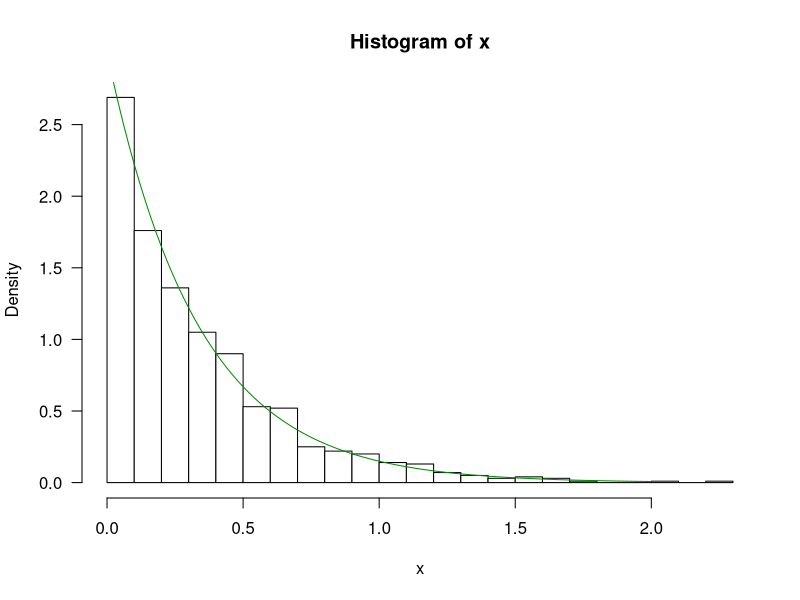
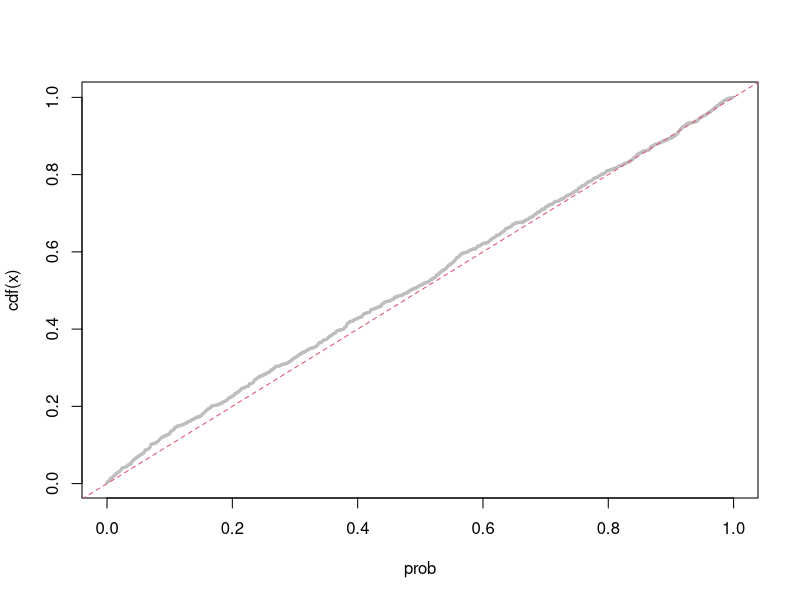
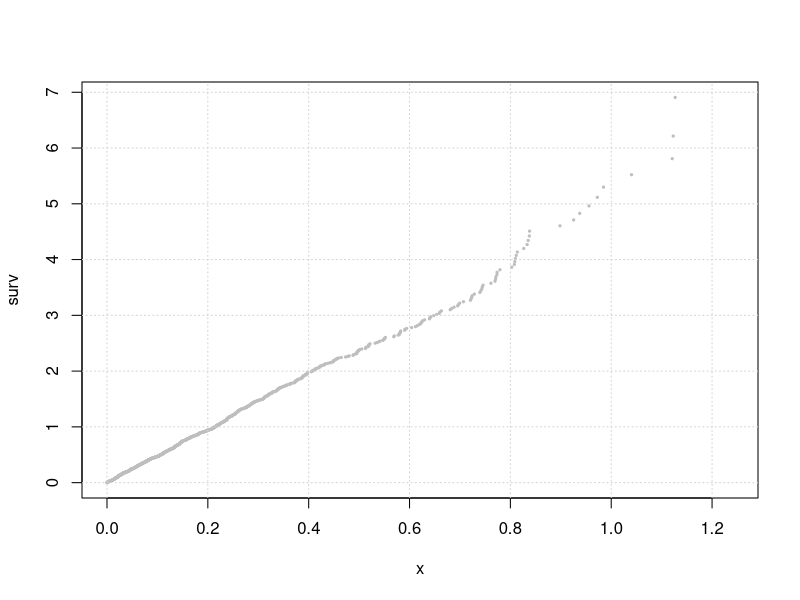
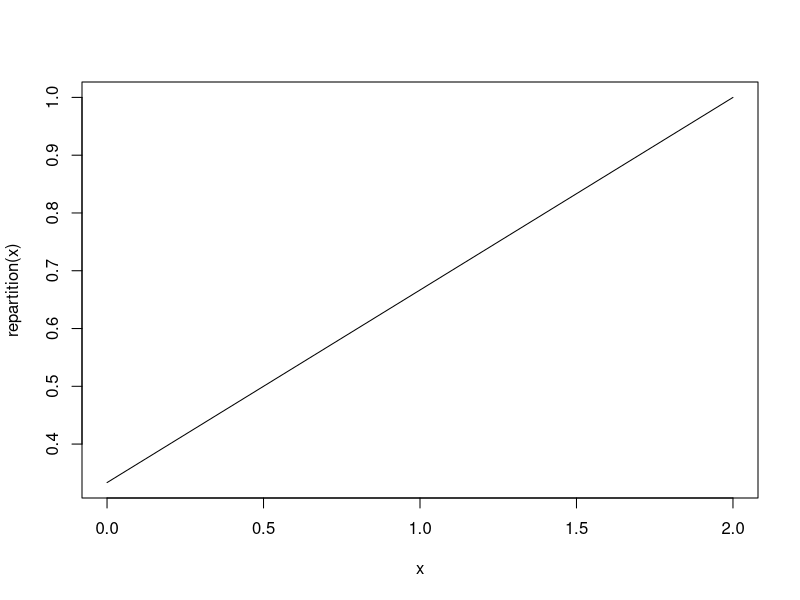
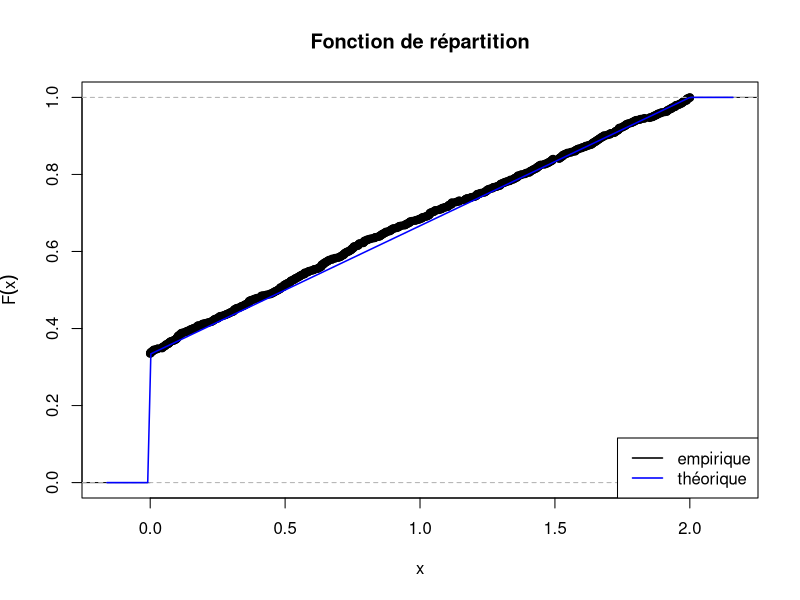
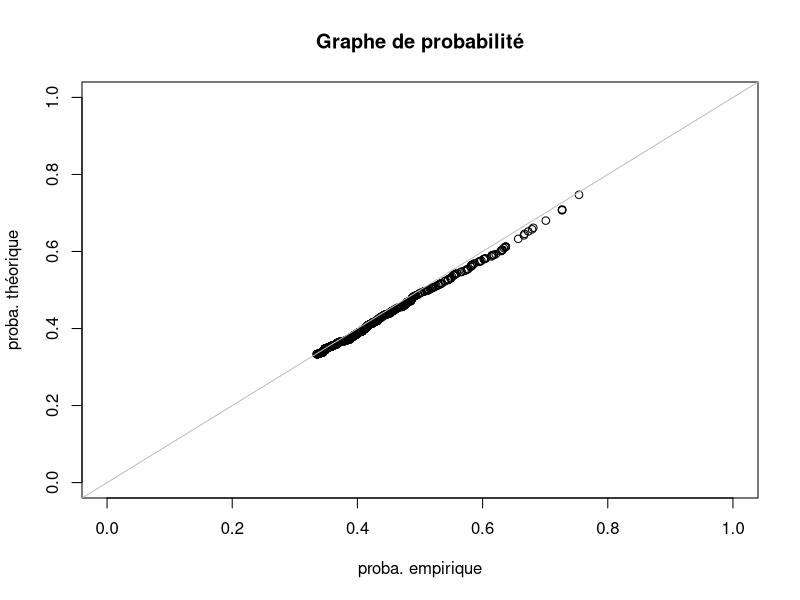
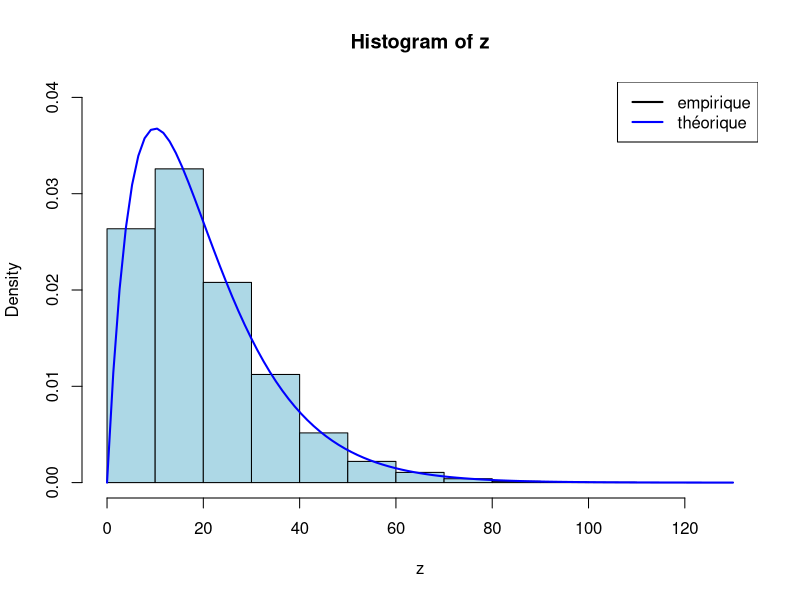
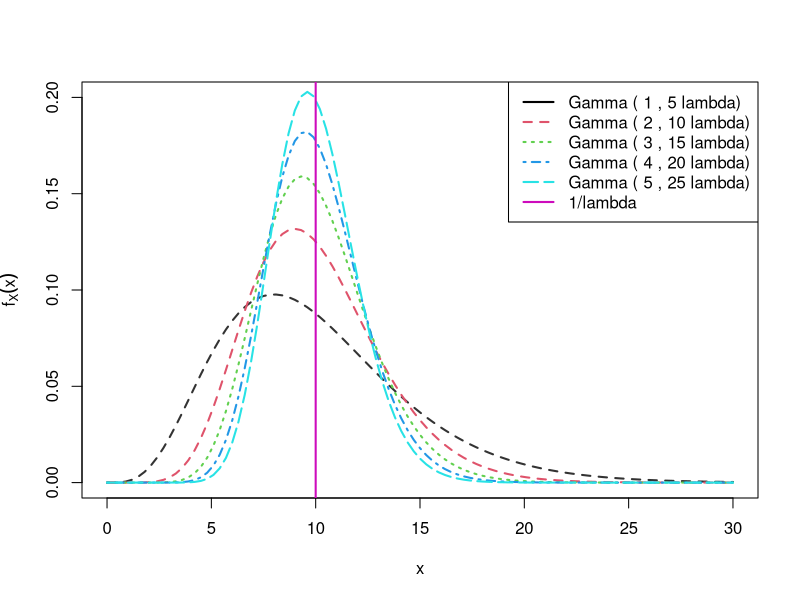

Reproduce these figures in R, in order. (Note: this script raises an error after producing the figures.)
## ---- chunk 1
knitr::opts_chunk$set(echo = TRUE, fig.width=8, fig.height=4)
## ---- chunk 2
 # taille de l'échantillon 
 n = 1000

 # simulation : help(rexp)
 x = rexp(n,rate=3)
 
 # histogramme :  help(hist)
 hist(x, col = "white", nclass = 20, las = 1, prob = TRUE)
 curve(3*exp(-3*x), 0, 2, col = "green4", add = TRUE)
## ---- chunk 3
median(x)
## ---- chunk 4
 n = 1000
 # generation de 1000 tirages uniformes
 u = runif(n)
 
 # fonction de répartition de la loi Exp(1)
 cdf <- function(x){
   1-exp(-x)
 }

 # transformation 
  x = sapply(u, function(x){-log(1-x)/1})
 
 # quesaco
 prob = sapply(x, FUN = function(a) mean(x < a)) 
 
 # quoicoubé
 plot(prob, cdf(x), cex = .3, pch = 19, col = "grey") 
 abline(0,1, col = 2, lty = 2)
## ---- chunk 5
 set.seed(2)
 n=1000
 # On simule une loi exponentielle de paramètre inconnu
  x = rexp(n, sample(10, 1))
 #il calcule l'image par la fonction S de l'ensemble des valeurs de notre échantillon
 surv = sapply(x, FUN = function(a) mean(x > a)) 
#On applique ensuite la fonction -log
 surv = sapply(surv,FUN=function(a){-log(a)})
 

 # Il affiche l'ensemble des valeurs de -log(S(t))
 plot(x, surv, cex = .3, pch = 19, col = "grey") 
 grid()
## ---- chunk 6
repartition <- function(x){
  
  ifelse(x==0,1/3,(x+1)/3)
  
}

curve(repartition,from=0,to=2)
## ---- chunk 7
n <- 1000
N <- sample(1:3, n, replace = TRUE)
y <- (N == 3) + (N != 1)*runif(n)
## ---- chunk 8
#Fonction de répartition théorique
FX <- function(x){
  return((1/3+x/3)*(0 <= x & x < 2) + (x >= 2)) }

#On affiche la fonction de répartition de notre échantillon
plot(ecdf(y), do.points=TRUE, 
     main = "Fonction de répartition", 
     ylab = expression(F(x)), ylim = c(0,1))

#On trace la fonction théorique
curve(FX(x), add=TRUE, col="blue", n = 201, lwd=1.5)
legend("bottomright", lty=1, 
       col=c("black", "blue"), 
       c("empirique", "théorique"), lwd=1.5)
## ---- chunk 9
plot(ecdf(y)(x), 
     FX(x), 
     main="Graphe de probabilité", 
     xlab="proba. empirique", 
     ylab="proba. théorique",
     xlim=c(0,1),ylim=c(0,1))

abline(0, 1, col="grey")
## ---- chunk 10
n <- 10000
lambda <- 0.1

# On tire un échantillon aléatoire de la exponentielle
x <- rexp(n, lambda)

# comment 2
c(mean(x), 1/lambda)

# comment 3
c(var(x), 1/(lambda*lambda))
## ---- chunk 11
n <- 10000

#On effectue 2 échantillons de 10 000 tirages aléatoires chacun selon la loi exponentielle de paramètre lambda
lambda <- .1
x <- rexp(n, lambda)
y <- rexp(n, lambda)
z <- x + y

#On trace un histograme de la somme des deux variables
hist(z, prob = TRUE, col = "lightblue", ylim = c(0, 0.04))

# comment 3 : la densité de z est celle d'une loi gamma
curve(dgamma(x, 2, lambda), 
      add=TRUE, 
      col="blue", lwd=2)

legend("topright", lty=1, col=c("black", "blue"),
       lwd=2, c("empirique", "théorique"))
## ---- chunk 12
lwd <- 2
lambda <- 0.1

# commentaire
curve(dgamma(x, 5, 5*lambda), from=0, to= 3/lambda, ylim=c(0,2*lambda), lwd=lwd, ylab=expression(f[X](x)), lty = 2, col = "grey20")

# commentaire
for(i in 2:5)
  curve(dgamma(x, 5*i, 5*i*lambda), lty=i, col=i, add=TRUE, lwd=lwd)

# commentaire
abline(v=1/lambda, col=6, lwd=lwd)
legend("topright", lty=c(1:5, 1), col=1:6, c(paste("Gamma (", 1:5, ",", 5*(1:5), "lambda)"), "1/lambda"), lwd=lwd)
## ---- chunk 13
n <- 10000

# comment 1
x <- rnorm(n, -2, 1)
y <- rnorm(n, 1, 2)
z <- x + 2*y

# comment 2
hist(z, prob = TRUE, col = "pink", 
     ylim = c(0, .11), 
     xlim = c(-10, 10))

# comment 3 : la densité de z est celle d'une loi normale
curve(dnorm(x, trouve_la_moyenne, et_l_ecart_type), 
      add=TRUE, col="blue", lwd=2)

legend("topright", lty=1, 
       col=c("black", "blue"), 
       lwd=2, c("empirique", "théorique"))
